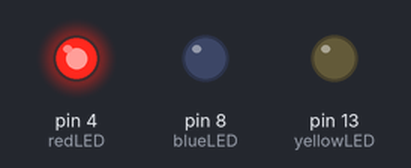
A sketch run on a simulated Arduino Uno, built with avr-gcc and run on an emulated ATmega328P. Shown: output pins drawn as LEDs (lit = HIGH).

Above: at 0.05 s.
At 1.1 s:
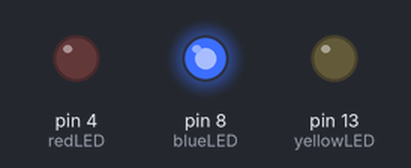
At 38.6 s:
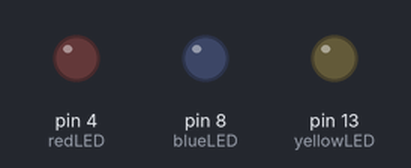
Timing chart, 0 to 40.0 s (numbered marks = the images above):
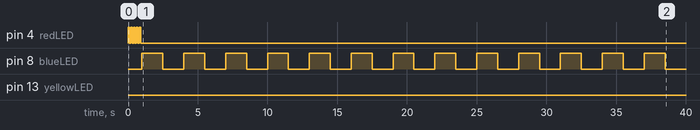

Measured:
- by itself, pin 4 (redLED): alternates HIGH for 0.10 s and LOW for 0.10 s, 10 changes in all, then stays LOW
- by itself, pin 8 (blueLED): alternates HIGH for 1.5 s and LOW for 1.5 s

The sketch:

3BlinkingLEDS.ino
```cpp
int redLED=4;
int blueLED=8;
int yellowLED=13;
int fast=100;
int slow=750;
int verySlow=1500;
int repeatWait=2500;


void setup() {
  // put your setup code here, to run once:
  pinMode(redLED,OUTPUT);
  pinMode(blueLED,OUTPUT);
  pinMode(yellowLED,OUTPUT);
}

void loop() {
  // put your main code here, to run repeatedly:

  // RED LED CODE START
  digitalWrite(redLED,HIGH);
  delay(fast);
  digitalWrite(redLED,LOW);
  delay(fast);

  digitalWrite(redLED, HIGH);
  delay(fast);
  digitalWrite(redLED, LOW);
  delay(fast);

  digitalWrite(redLED, HIGH);
  delay(fast);
  digitalWrite(redLED, LOW);
  delay(fast);

  digitalWrite(redLED, HIGH);
  delay(fast);
  digitalWrite(redLED, LOW);
  delay(fast);

  digitalWrite(redLED, HIGH);
  delay(fast);
  digitalWrite(redLED, LOW);
  delay(fast);

  // --END OF RED LED CODE--


  // BLUE LED CODE START
  digitalWrite(blueLED, HIGH);
  delay(verySlow);
  digitalWrite(blueLED, LOW);
  delay(verySlow);

  digitalWrite(blueLED, HIGH);
  delay(verySlow);
  digitalWrite(blueLED, LOW);
  delay(verySlow);

  digitalWrite(blueLED, HIGH);
  delay(verySlow);
  digitalWrite(blueLED, LOW);
  delay(verySlow);

  digitalWrite(blueLED, HIGH);
  delay(verySlow);
  digitalWrite(blueLED, LOW);
  delay(verySlow);

  digitalWrite(blueLED, HIGH);
  delay(verySlow);
  digitalWrite(blueLED, LOW);
  delay(verySlow);

  digitalWrite(blueLED, HIGH);
  delay(verySlow);
  digitalWrite(blueLED, LOW);
  delay(verySlow);

  digitalWrite(blueLED, HIGH);
  delay(verySlow);
  digitalWrite(blueLED, LOW);
  delay(verySlow);

  digitalWrite(blueLED, HIGH);
  delay(verySlow);
  digitalWrite(blueLED, LOW);
  delay(verySlow);

  digitalWrite(blueLED, HIGH);
  delay(verySlow);
  digitalWrite(blueLED, LOW);
  delay(verySlow);

  digitalWrite(blueLED, HIGH);
  delay(verySlow);
  digitalWrite(blueLED, LOW);
  delay(verySlow);

  digitalWrite(blueLED, HIGH);
  delay(verySlow);
  digitalWrite(blueLED, LOW);
  delay(verySlow);

  digitalWrite(blueLED, HIGH);
  delay(verySlow);
  digitalWrite(blueLED, LOW);
  delay(verySlow);

  digitalWrite(blueLED, HIGH);
  delay(verySlow);
  digitalWrite(blueLED, LOW);
  delay(verySlow);

  digitalWrite(blueLED, HIGH);
  delay(verySlow);
  digitalWrite(blueLED, LOW);
  delay(verySlow);

  digitalWrite(blueLED, HIGH);
  delay(verySlow);
  digitalWrite(blueLED, LOW);
  delay(verySlow);

  // --END OF BLUE LED CODE--

  // YELLOW LED CODE START
  digitalWrite(yellowLED, HIGH);
  delay(slow);
  digitalWrite(yellowLED, LOW);
  delay(slow);

  digitalWrite(yellowLED, HIGH);
  delay(slow);
  digitalWrite(yellowLED, LOW);
  delay(slow);

  digitalWrite(yellowLED, HIGH);
  delay(slow);
  digitalWrite(yellowLED, LOW);
  delay(slow);

  digitalWrite(yellowLED, HIGH);
  delay(slow);
  digitalWrite(yellowLED, LOW);
  delay(slow);

  digitalWrite(yellowLED, HIGH);
  delay(slow);
  digitalWrite(yellowLED, LOW);
  delay(slow);

  digitalWrite(yellowLED, HIGH);
  delay(slow);
  digitalWrite(yellowLED, LOW);
  delay(slow);

  digitalWrite(yellowLED, HIGH);
  delay(slow);
  digitalWrite(yellowLED, LOW);
  delay(slow);

  digitalWrite(yellowLED, HIGH);
  delay(slow);
  digitalWrite(yellowLED, LOW);
  delay(slow);

  digitalWrite(yellowLED, HIGH);
  delay(slow);
  digitalWrite(yellowLED, LOW);
  delay(slow);

  digitalWrite(yellowLED, HIGH);
  delay(slow);
  digitalWrite(yellowLED, LOW);
  delay(slow);

  // --END OF YELLOW LED CODE--

  delay(repeatWait);

}
```
